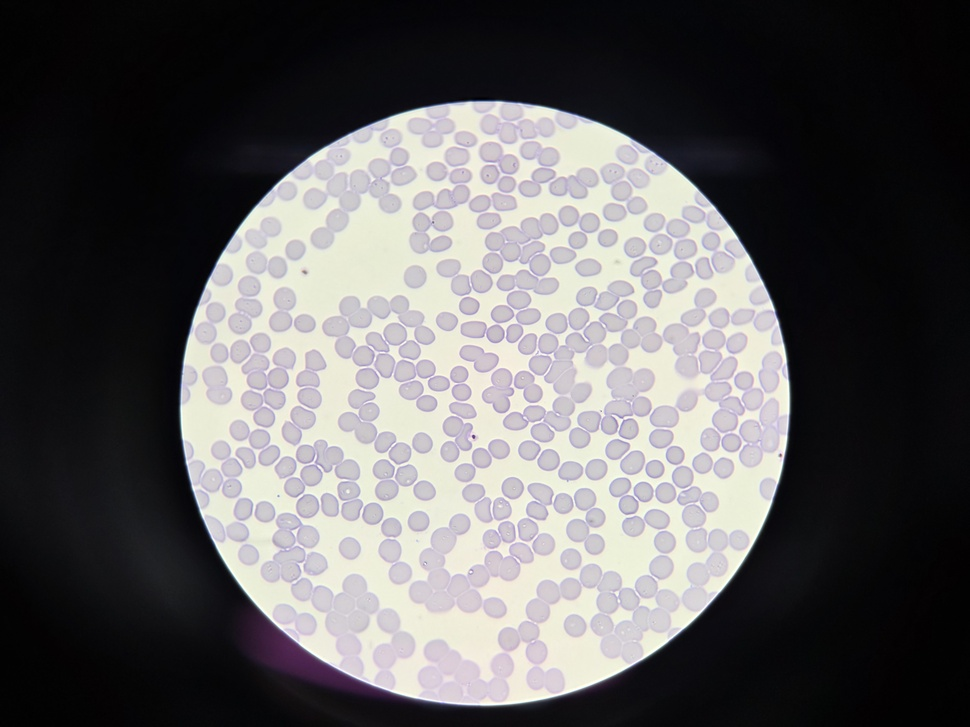
#> input picture Cell-Counting/Contour_method/sample_2.jpg, 970 x 727 px, shrunk from 4000 x 3000 before the run, found by its file name
$ python DT_peak_method_microscope.py
#> lines starting #> are read from the running program, lines starting #| are printed output that depends on the picture; after the words box and inside, x2 and y2 are one past the last pixel; in counts of white or black regions, pixels touching at a corner belong together
import cv2
import numpy as np
import matplotlib.pyplot as plt

# ===============================
# 0. 이미지 로드 + 원형 영역 Crop
# ===============================
img_full = cv2.imread("Cell-Counting\Contour_method\sample_2.jpg")
#> img_full is the input picture: shape (727, 970, 3); mean B, G, R 94.5, 93.7, 95.4
assert img_full is not None, "이미지를 불러올 수 없습니다."

H, W = img_full.shape[:2]
#> H = 727; W = 970
center_full = (W // 2, H // 2)
#> center_full = (485, 363)
radius_full = min(center_full[0], center_full[1])
#> radius_full = 363

# 정사각형 crop
x0 = center_full[0] - radius_full
#> x0 = 122
y0 = center_full[1] - radius_full
#> y0 = 0
x1 = center_full[0] + radius_full
#> x1 = 848
y1 = center_full[1] + radius_full
#> y1 = 726

img = img_full[y0:y1, x0:x1].copy()
orig = img.copy()

h, w = img.shape[:2]
#> h = 726; w = 726
center = (w // 2, h // 2)
#> center = (363, 363)
radius = min(center)
#> radius = 363

# 원형 mask
Y, X = np.ogrid[:h, :w]
#> Y = 726 values from 0 to 725
circle_mask = (X - center[0])**2 + (Y - center[1])**2 <= radius**2

# ===============================
# 1. Grayscale
# ===============================
gray = cv2.cvtColor(img, cv2.COLOR_BGR2GRAY)

# ===============================
# 2. k-means (원 내부만 사용)
# ===============================
Z = gray[circle_mask].reshape((-1, 1)).astype(np.float32)

K = 2
criteria = (cv2.TERM_CRITERIA_EPS + cv2.TERM_CRITERIA_MAX_ITER, 15, 0.5)

_, labels, centers = cv2.kmeans(
    Z, K, None, criteria, 10, cv2.KMEANS_RANDOM_CENTERS
)
#> centers = [13.28, 216.5]

centers = centers.flatten()

# 2D 매핑
segmented = np.zeros_like(gray)
segmented[circle_mask] = centers[labels.flatten()].astype(np.uint8)
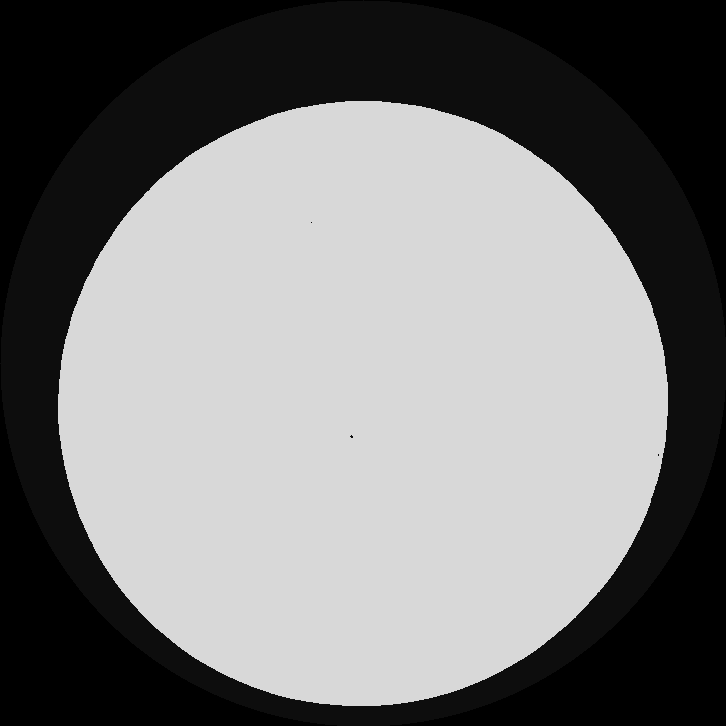
#> segmented: shape (726, 726); min 0, max 216, mean 121.5

# ===============================
# 3. Binary mask 생성
# ===============================
cell_cluster = np.argmin(centers)
#> cell_cluster = 0

binary = np.zeros_like(gray)
cell_pixels = (labels.flatten() == cell_cluster).astype(np.uint8) * 255
binary[circle_mask] = cell_pixels
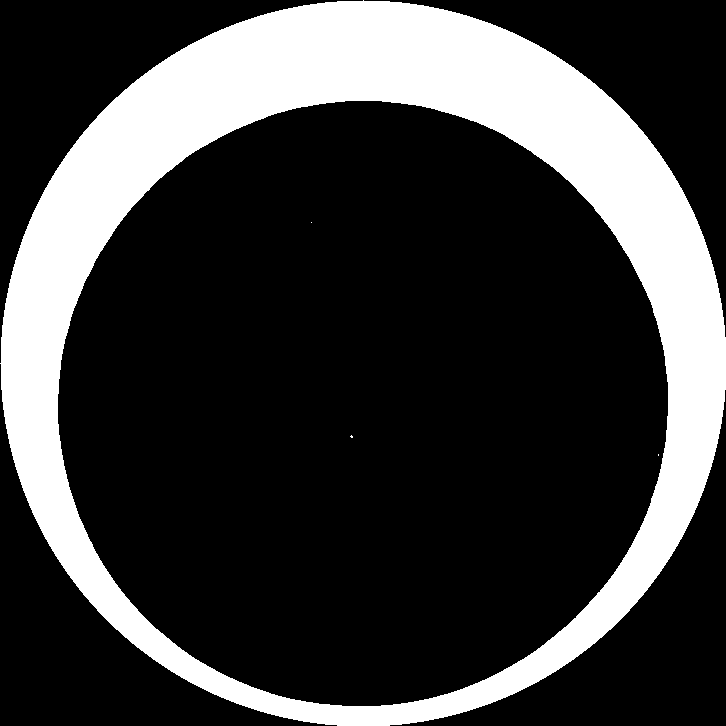
#> binary: shape (726, 726); 23.7% white; 4 white regions (3 under 20 px), largest, box (x1, y1, x2, y2) and area: (0, 0, 726, 726) 124812

# 원 바깥 0으로 설정
binary[~circle_mask] = 0

# ===============================
# 4. Hole Filling
# ===============================
mask_ff = np.zeros((h + 2, w + 2), np.uint8)
binary_filled = binary.copy()

for x in range(w):
    cv2.floodFill(binary_filled, mask_ff, (x, 0), 255)
    cv2.floodFill(binary_filled, mask_ff, (x, h - 1), 255)
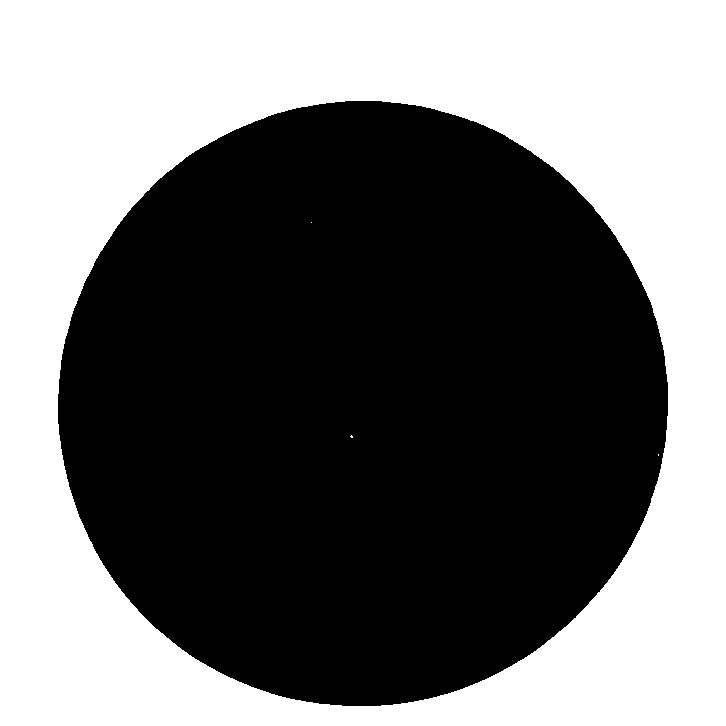
#> binary_filled: shape (726, 726); 45.2% white; 4 white regions (3 under 20 px), largest, box (x1, y1, x2, y2) and area: (0, 0, 726, 726) 237981

for y in range(h):
    cv2.floodFill(binary_filled, mask_ff, (0, y), 255)
    cv2.floodFill(binary_filled, mask_ff, (w - 1, y), 255)

binary_filled_inv = cv2.bitwise_not(binary_filled)
binary = binary | binary_filled_inv
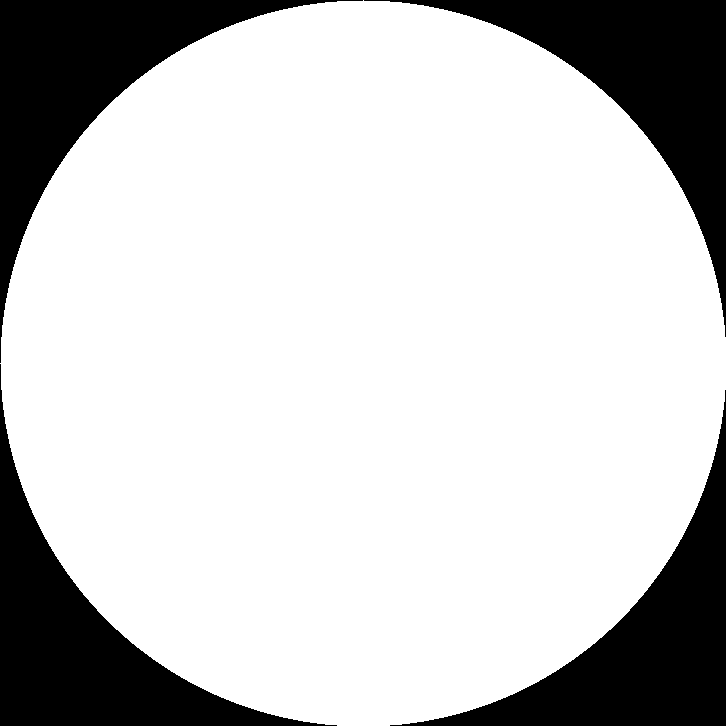
#> binary: shape (726, 726); 78.5% white; 4 black regions, box (x1, y1, x2, y2) and area: (0, 0, 363, 363) 28655, (364, 0, 726, 337) 28292, (0, 364, 337, 726) 28292, (390, 390, 726, 726) 27930

# ===============================
# 5. Morphology
# ===============================
kernel = np.ones((3, 3), np.uint8)
binary = cv2.morphologyEx(binary, cv2.MORPH_OPEN, kernel, iterations=2)
#> binary: shape (726, 726); 78.5% white; 2 black regions

# 작은 잡음 제거 + 내부 채우기
binary_clean = np.zeros_like(binary)

cnts, _ = cv2.findContours(
    binary, cv2.RETR_EXTERNAL, cv2.CHAIN_APPROX_SIMPLE
)
#> cnts = 1 contour; box (x1, y1, x2, y2) and area: (1, 1, 726, 726) 412878

for cnt in cnts:
    if cv2.contourArea(cnt) < 30:
        continue
    cv2.drawContours(binary_clean, [cnt], -1, 255, -1)
#> this loop made 1 pass

binary = binary_clean

# ===============================
# 6. Distance Transform
# ===============================
dist = cv2.distanceTransform(binary, cv2.DIST_L2, 5)

# ===============================
# 7. DT Peak Detection
# ===============================
min_peak_ratio = 0.20
kernel_peak = np.ones((3, 3), np.uint8)

local_max = cv2.dilate(dist, kernel_peak) == dist
#> local_max: shape (726, 726) bool; 20.9% white; 5 white regions (1 under 20 px), largest, box (x1, y1, x2, y2) and area: (0, 0, 336, 336) 27930, (391, 0, 726, 324) 27594, (0, 391, 324, 726) 27594, (403, 403, 726, 726) 27259
local_max &= (dist > min_peak_ratio * dist.max())
#> local_max: shape (726, 726) bool; 0% white in thin lines or dots, all inside (x1, y1, x2, y2) = (363, 363, 364, 364)

num_peaks, peak_labels = cv2.connectedComponents(
    local_max.astype(np.uint8)
)
#> num_peaks = 2
num_peaks -= 1
#> num_peaks = 1

# ===============================
# 8. Peak centroid 계산
# ===============================
peak_points = []

for i in range(1, num_peaks + 1):
    ys, xs = np.where(peak_labels == i)
    if len(xs) == 0:
        continue

    cy = int(np.mean(ys))
    cx = int(np.mean(xs))
    peak_points.append((cy, cx))
#> this loop made 1 pass
#> (ys, xs, cy, cx) on pass 1: ([363], [363], 363, 363)
#> after the loop, peak_points = [(363, 363)]

# ===============================
# 9. Peak NMS
# ===============================
min_peak_distance = 13

peak_points = sorted(
    peak_points,
    key=lambda p: dist[p[0], p[1]],
    reverse=True
)

filtered_peaks = []

for (y, x) in peak_points:
    keep = True
    for (fy, fx) in filtered_peaks:
        if np.hypot(y - fy, x - fx) < min_peak_distance:
            keep = False
            break
    if keep:
        filtered_peaks.append((y, x))
#> this loop made 1 pass
#> after the loop, filtered_peaks = [(363, 363)]

# ===============================
# 10. 감염 판별
# ===============================
ROI_RADIUS = 15
INFECTED_MEAN_THRESHOLD = 170

output = orig.copy()

rbc_count = 0
infected_count = 0
mean_values = []

for (y, x) in filtered_peaks:

    roi_mask = np.zeros_like(gray, dtype=np.uint8)
    cv2.circle(roi_mask, (x, y), ROI_RADIUS, 255, -1)

    mean_intensity = cv2.mean(gray, mask=roi_mask)[0]
    mean_values.append(mean_intensity)

    if mean_intensity <= INFECTED_MEAN_THRESHOLD:
        color = (0, 0, 255)   # 감염 (Red)
        infected_count += 1
    else:
        color = (0, 255, 0)   # 정상 (Green)

    cv2.circle(output, (x, y), ROI_RADIUS, color, 3)
    rbc_count += 1
#> this loop made 1 pass
#> (y, x, mean_intensity, color, rbc_count) on pass 1: (363, 363, 207.3, (0, 255, 0), 1)
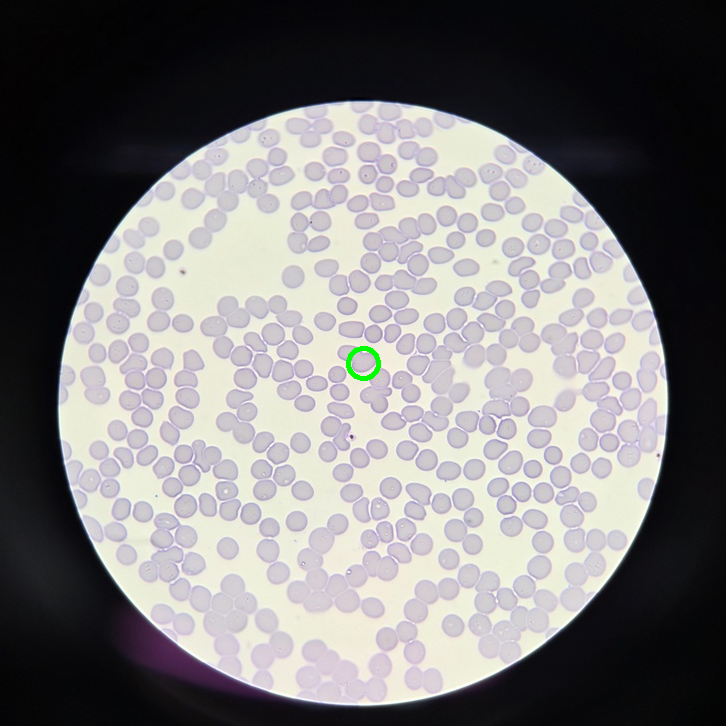
#> output: shape (726, 726, 3); mean B, G, R 123.5, 123, 125
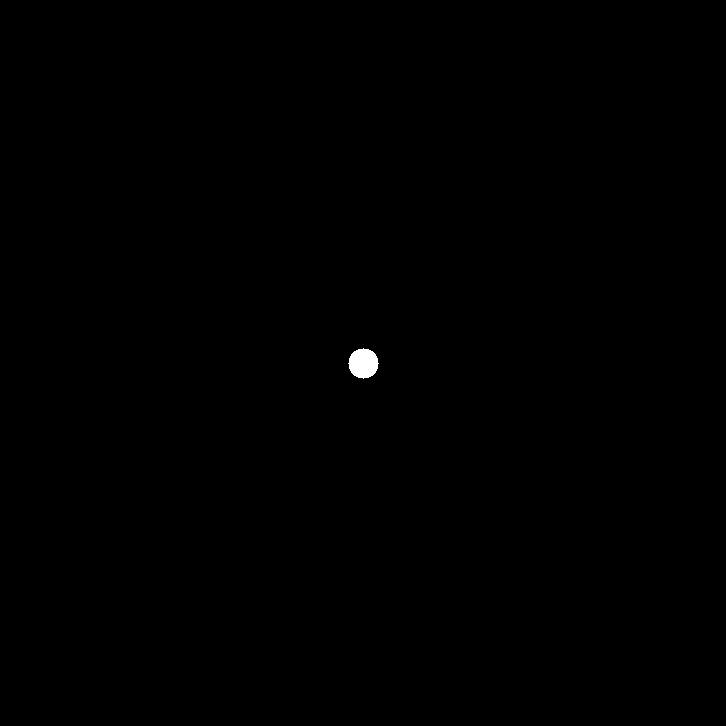
#> roi_mask: shape (726, 726); 0.13% white; 1 white region, box (x1, y1, x2, y2) and area: (348, 348, 379, 379) 709
#> after the loop, infected_count = 0; mean_values = [207.3]; rbc_count = 1

print("적혈구 개수:", rbc_count)
#| 적혈구 개수: 1
print("감염된 적혈구 개수:", infected_count)
#| 감염된 적혈구 개수: 0

# ===============================
# 11. Visualization
# ===============================
fig, ax = plt.subplots(2, 3, figsize=(15, 10))

ax[0,0].imshow(cv2.cvtColor(orig, cv2.COLOR_BGR2RGB))
ax[0,0].set_title("Original (Cropped)")

ax[0,1].imshow(segmented, cmap="gray")
ax[0,1].set_title("k-means result")

ax[0,2].imshow(binary, cmap="gray")
ax[0,2].set_title("Binary mask")

ax[1,0].imshow(dist, cmap="jet")
ax[1,0].set_title("Distance Transform")

ax[1,1].imshow(cv2.cvtColor(output, cv2.COLOR_BGR2RGB))
ax[1,1].set_title(f"RBC={rbc_count}  Infected={infected_count}")


for a in ax.flatten():
    a.axis("off")

plt.tight_layout()
plt.show()

plt.figure(figsize=(5,4))
plt.hist(mean_values, bins=30)
plt.xlabel("Mean Grayscale Intensity")
plt.ylabel("Count")
plt.title("RBC Intensity Distribution")
plt.show()
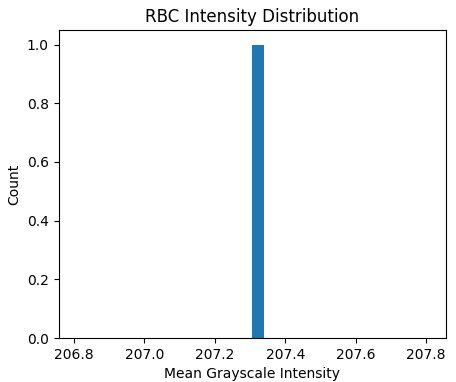
#> figure drawn by matplotlib, 1 panel; tallest bar 1 high, from x = 207.3 to 207.3
